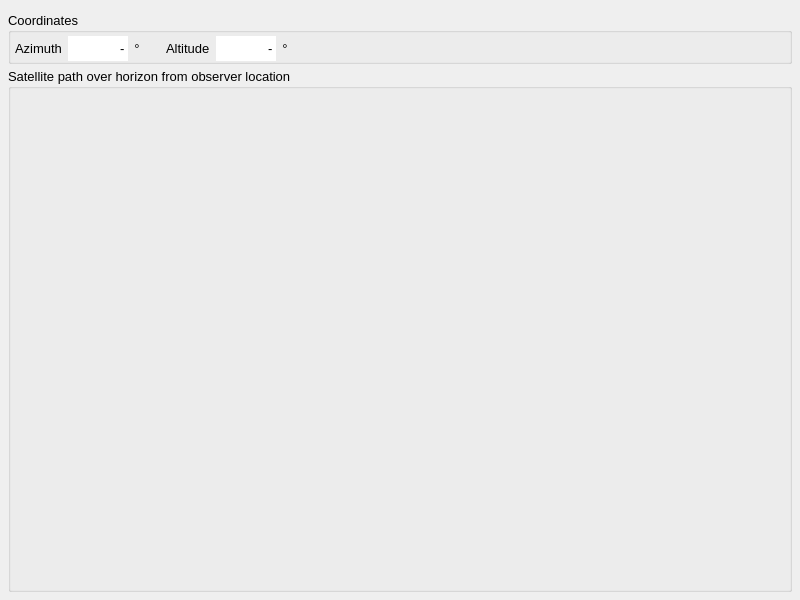
<?xml version="1.0" encoding="UTF-8"?>
<ui version="4.0">
 <class>SatelliteHorizonDialog</class>
 <widget class="QWidget" name="SatelliteHorizonDialog">
  <property name="geometry">
   <rect>
    <x>0</x>
    <y>0</y>
    <width>800</width>
    <height>600</height>
   </rect>
  </property>
  <property name="sizePolicy">
   <sizepolicy hsizetype="Preferred" vsizetype="Preferred">
    <horstretch>0</horstretch>
    <verstretch>0</verstretch>
   </sizepolicy>
  </property>
  <property name="minimumSize">
   <size>
    <width>400</width>
    <height>285</height>
   </size>
  </property>
  <property name="maximumSize">
   <size>
    <width>1600</width>
    <height>1230</height>
   </size>
  </property>
  <property name="sizeIncrement">
   <size>
    <width>10</width>
    <height>10</height>
   </size>
  </property>
  <property name="baseSize">
   <size>
    <width>10</width>
    <height>10</height>
   </size>
  </property>
  <property name="font">
   <font>
    <family>Arial</family>
    <pointsize>10</pointsize>
   </font>
  </property>
  <property name="windowTitle">
   <string>Satellite Horizon</string>
  </property>
  <layout class="QGridLayout" name="gridLayout" rowstretch="0" columnstretch="0">
   <property name="leftMargin">
    <number>4</number>
   </property>
   <property name="topMargin">
    <number>8</number>
   </property>
   <property name="rightMargin">
    <number>4</number>
   </property>
   <property name="bottomMargin">
    <number>4</number>
   </property>
   <property name="spacing">
    <number>4</number>
   </property>
   <item row="0" column="0">
    <layout class="QVBoxLayout" name="verticalLayout">
     <property name="spacing">
      <number>4</number>
     </property>
     <property name="leftMargin">
      <number>4</number>
     </property>
     <property name="topMargin">
      <number>4</number>
     </property>
     <property name="rightMargin">
      <number>4</number>
     </property>
     <property name="bottomMargin">
      <number>4</number>
     </property>
     <item>
      <widget class="QGroupBox" name="groupBox">
       <property name="minimumSize">
        <size>
         <width>0</width>
         <height>0</height>
        </size>
       </property>
       <property name="title">
        <string>Coordinates</string>
       </property>
       <layout class="QHBoxLayout" name="horizontalLayout">
        <property name="leftMargin">
         <number>4</number>
        </property>
        <property name="topMargin">
         <number>3</number>
        </property>
        <property name="rightMargin">
         <number>4</number>
        </property>
        <property name="bottomMargin">
         <number>0</number>
        </property>
        <item>
         <widget class="QLabel" name="label_239">
          <property name="minimumSize">
           <size>
            <width>0</width>
            <height>25</height>
           </size>
          </property>
          <property name="font">
           <font>
            <family>Arial</family>
            <pointsize>10</pointsize>
            <bold>false</bold>
           </font>
          </property>
          <property name="text">
           <string>Azimuth</string>
          </property>
         </widget>
        </item>
        <item>
         <widget class="QLineEdit" name="satAzimuth">
          <property name="enabled">
           <bool>true</bool>
          </property>
          <property name="minimumSize">
           <size>
            <width>0</width>
            <height>25</height>
           </size>
          </property>
          <property name="maximumSize">
           <size>
            <width>60</width>
            <height>16777215</height>
           </size>
          </property>
          <property name="font">
           <font>
            <family>Arial</family>
            <pointsize>10</pointsize>
            <bold>false</bold>
           </font>
          </property>
          <property name="mouseTracking">
           <bool>false</bool>
          </property>
          <property name="acceptDrops">
           <bool>false</bool>
          </property>
          <property name="toolTip">
           <string>Actual azimuth of the satelite from observers position.</string>
          </property>
          <property name="layoutDirection">
           <enum>Qt::LayoutDirection::RightToLeft</enum>
          </property>
          <property name="text">
           <string>-</string>
          </property>
          <property name="frame">
           <bool>false</bool>
          </property>
          <property name="alignment">
           <set>Qt::AlignmentFlag::AlignRight|Qt::AlignmentFlag::AlignTrailing|Qt::AlignmentFlag::AlignVCenter</set>
          </property>
          <property name="readOnly">
           <bool>true</bool>
          </property>
         </widget>
        </item>
        <item>
         <widget class="QLabel" name="label_209">
          <property name="minimumSize">
           <size>
            <width>0</width>
            <height>25</height>
           </size>
          </property>
          <property name="font">
           <font>
            <family>Arial</family>
            <pointsize>10</pointsize>
            <bold>false</bold>
           </font>
          </property>
          <property name="text">
           <string>°</string>
          </property>
          <property name="alignment">
           <set>Qt::AlignmentFlag::AlignCenter</set>
          </property>
          <property name="wordWrap">
           <bool>false</bool>
          </property>
         </widget>
        </item>
        <item>
         <spacer name="horizontalSpacer_7">
          <property name="orientation">
           <enum>Qt::Orientation::Horizontal</enum>
          </property>
          <property name="sizeType">
           <enum>QSizePolicy::Policy::Fixed</enum>
          </property>
          <property name="sizeHint" stdset="0">
           <size>
            <width>20</width>
            <height>20</height>
           </size>
          </property>
         </spacer>
        </item>
        <item>
         <widget class="QLabel" name="label_298">
          <property name="minimumSize">
           <size>
            <width>0</width>
            <height>25</height>
           </size>
          </property>
          <property name="font">
           <font>
            <family>Arial</family>
            <pointsize>10</pointsize>
            <bold>false</bold>
           </font>
          </property>
          <property name="text">
           <string>Altitude</string>
          </property>
         </widget>
        </item>
        <item>
         <widget class="QLineEdit" name="satAltitude">
          <property name="enabled">
           <bool>true</bool>
          </property>
          <property name="minimumSize">
           <size>
            <width>0</width>
            <height>25</height>
           </size>
          </property>
          <property name="maximumSize">
           <size>
            <width>60</width>
            <height>16777215</height>
           </size>
          </property>
          <property name="font">
           <font>
            <family>Arial</family>
            <pointsize>10</pointsize>
            <bold>false</bold>
           </font>
          </property>
          <property name="mouseTracking">
           <bool>false</bool>
          </property>
          <property name="acceptDrops">
           <bool>false</bool>
          </property>
          <property name="toolTip">
           <string>Actual altitude of the satelite from observers position.</string>
          </property>
          <property name="layoutDirection">
           <enum>Qt::LayoutDirection::RightToLeft</enum>
          </property>
          <property name="text">
           <string>-</string>
          </property>
          <property name="frame">
           <bool>false</bool>
          </property>
          <property name="alignment">
           <set>Qt::AlignmentFlag::AlignRight|Qt::AlignmentFlag::AlignTrailing|Qt::AlignmentFlag::AlignVCenter</set>
          </property>
          <property name="readOnly">
           <bool>true</bool>
          </property>
         </widget>
        </item>
        <item>
         <widget class="QLabel" name="label_206">
          <property name="font">
           <font>
            <family>Arial</family>
            <pointsize>10</pointsize>
            <bold>false</bold>
           </font>
          </property>
          <property name="text">
           <string>°</string>
          </property>
          <property name="alignment">
           <set>Qt::AlignmentFlag::AlignCenter</set>
          </property>
          <property name="wordWrap">
           <bool>false</bool>
          </property>
         </widget>
        </item>
        <item>
         <spacer name="horizontalSpacer_8">
          <property name="orientation">
           <enum>Qt::Orientation::Horizontal</enum>
          </property>
          <property name="sizeHint" stdset="0">
           <size>
            <width>80</width>
            <height>20</height>
           </size>
          </property>
         </spacer>
        </item>
       </layout>
      </widget>
     </item>
     <item>
      <layout class="QHBoxLayout" name="horizontalLayout_4">
       <item>
        <widget class="QGroupBox" name="groupHorizon">
         <property name="sizePolicy">
          <sizepolicy hsizetype="Expanding" vsizetype="Expanding">
           <horstretch>0</horstretch>
           <verstretch>0</verstretch>
          </sizepolicy>
         </property>
         <property name="toolTip">
          <string>Shows the visible track of the satellite when being observed from the position of the mount. </string>
         </property>
         <property name="title">
          <string>Satellite path over horizon from observer location</string>
         </property>
         <property name="large" stdset="0">
          <bool>true</bool>
         </property>
         <layout class="QGridLayout" name="gridLayout_4">
          <property name="leftMargin">
           <number>4</number>
          </property>
          <property name="topMargin">
           <number>12</number>
          </property>
          <property name="rightMargin">
           <number>8</number>
          </property>
          <property name="bottomMargin">
           <number>4</number>
          </property>
          <property name="spacing">
           <number>0</number>
          </property>
          <item row="0" column="0">
           <widget class="PlotBase" name="satHorizon" native="true">
            <property name="sizePolicy">
             <sizepolicy hsizetype="Expanding" vsizetype="Expanding">
              <horstretch>0</horstretch>
              <verstretch>0</verstretch>
             </sizepolicy>
            </property>
            <property name="toolTip">
             <string/>
            </property>
           </widget>
          </item>
         </layout>
        </widget>
       </item>
      </layout>
     </item>
    </layout>
   </item>
  </layout>
 </widget>
 <customwidgets>
  <customwidget>
   <class>PlotBase</class>
   <extends>QWidget</extends>
   <header>mw4.gui.utilities.gPlotBase</header>
   <container>1</container>
  </customwidget>
 </customwidgets>
 <resources/>
 <connections/>
 <designerdata>
  <property name="gridDeltaX">
   <number>5</number>
  </property>
  <property name="gridDeltaY">
   <number>5</number>
  </property>
  <property name="gridSnapX">
   <bool>true</bool>
  </property>
  <property name="gridSnapY">
   <bool>true</bool>
  </property>
  <property name="gridVisible">
   <bool>true</bool>
  </property>
 </designerdata>
</ui>
